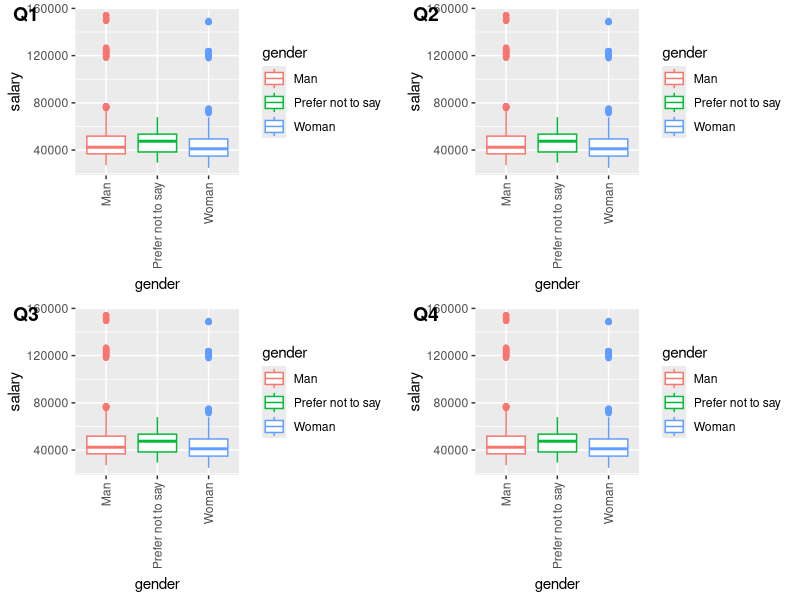
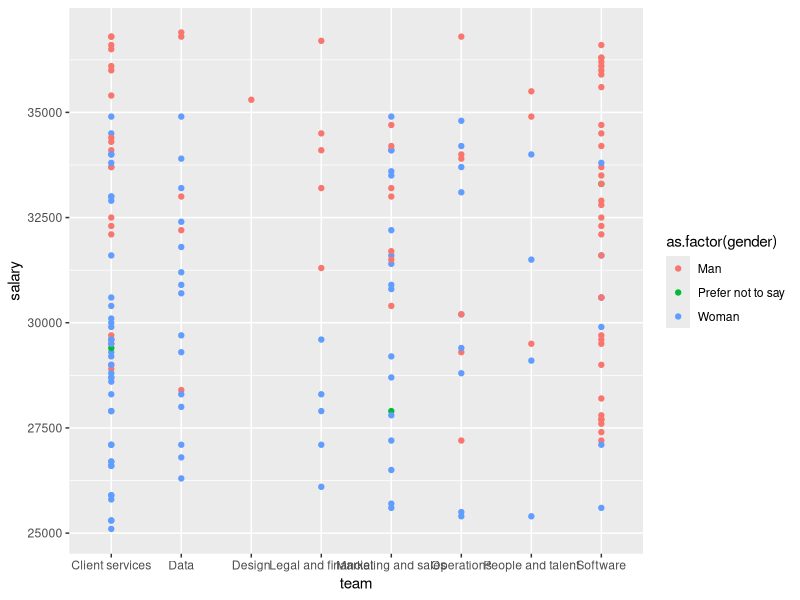
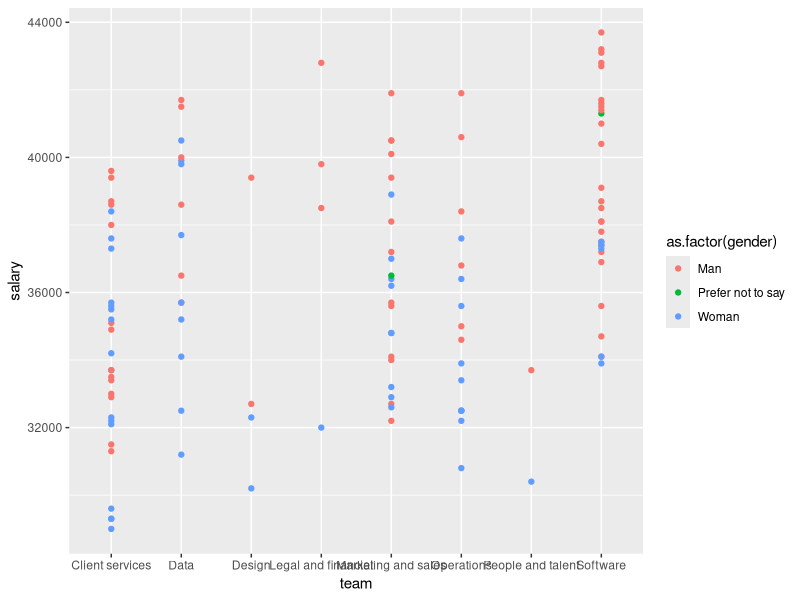
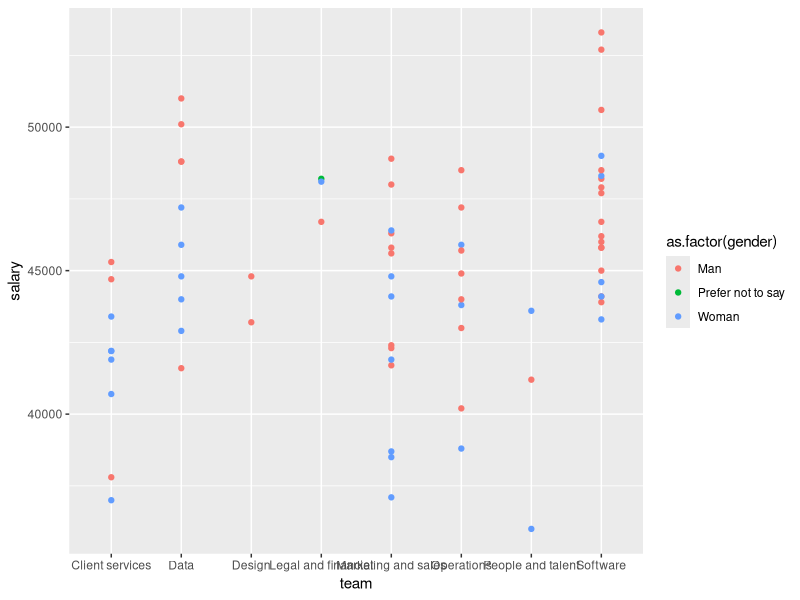
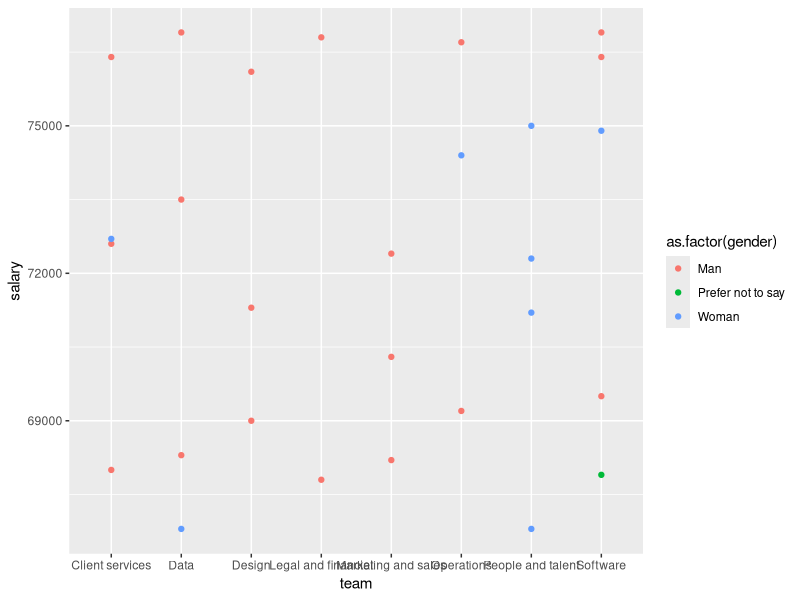
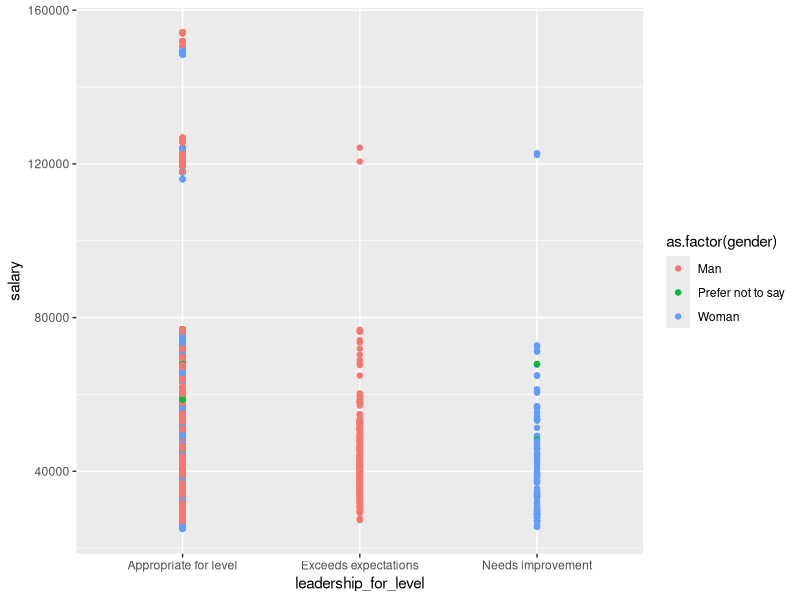
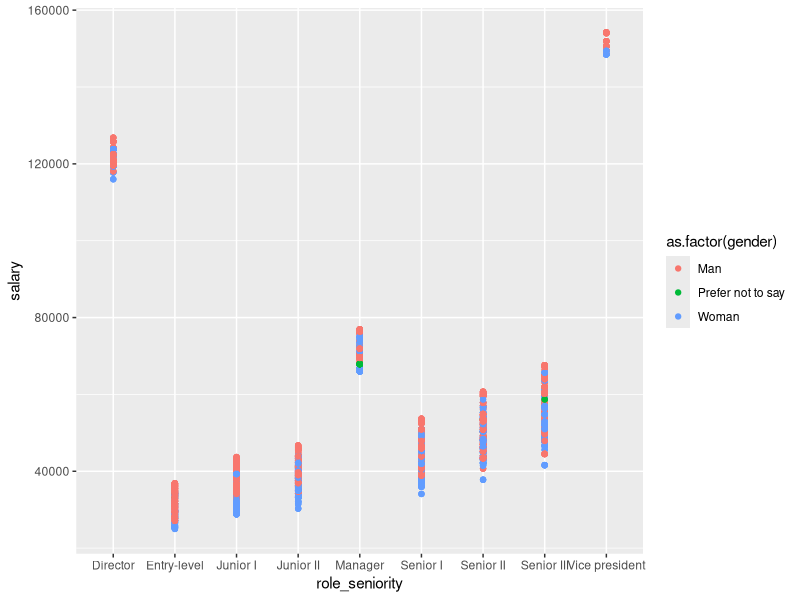
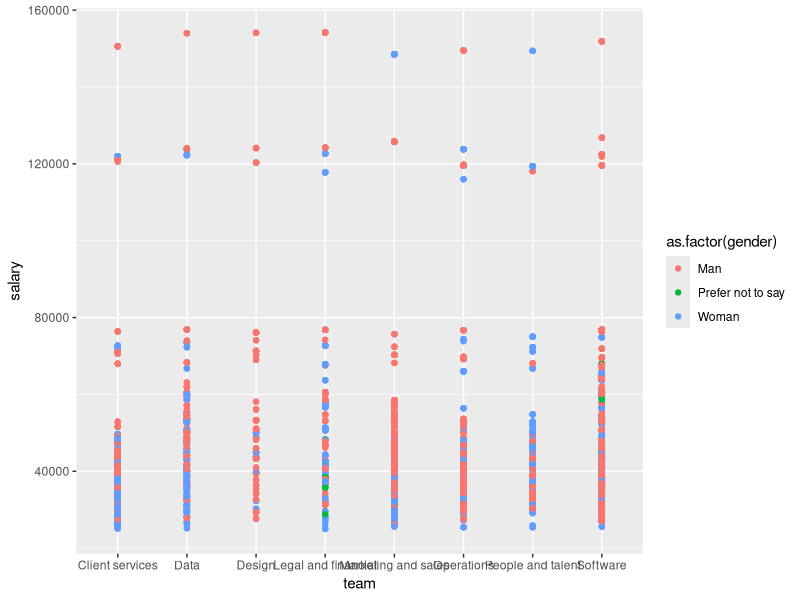

These figures' R source, in order:
## ---- chunk 1
library(lmtest)
library(tidyverse)
library(cowplot)
library(lme4)
library(ggpubr)
# this should supress all code and messages
knitr::opts_chunk$set(echo = FALSE, message = FALSE)
## ---- chunk 2
# Import cleaned data
current <- read_csv("clean/current.csv")
final_hires <- read_csv("clean/final-hires-newgrad_2020.csv")
phase1_new_applicants <- read_csv("clean/phase1_new.csv")
phase2_new_applicants <- read_csv("clean/phase2_new.csv")
phase3_new_applicants <- read_csv("clean/phase3_new.csv")
## ---- chunk 3
#edit axis label (name)
salary_by_gender_q1 <- current %>% filter(substring(financial_q, nchar(financial_q)) == '1') %>% ggplot(aes(x = gender, y = salary)) + geom_boxplot(aes(colour = gender)) + theme(axis.text.x = element_text(angle = 90, vjust = 0.5, hjust=1))
salary_by_gender_q2 <- current %>% filter(substring(financial_q, nchar(financial_q)) == '1') %>% ggplot(aes(x = gender, y = salary)) + geom_boxplot(aes(colour = gender)) + theme(axis.text.x = element_text(angle = 90, vjust = 0.5, hjust=1))
salary_by_gender_q3 <- current %>% filter(substring(financial_q, nchar(financial_q)) == '1') %>% ggplot(aes(x = gender, y = salary)) + geom_boxplot(aes(colour = gender))+ theme(axis.text.x = element_text(angle = 90, vjust = 0.5, hjust=1))
salary_by_gender_q4 <- current %>% filter(substring(financial_q, nchar(financial_q)) == '1') %>% ggplot(aes(x = gender, y = salary)) + geom_boxplot(aes(colour = gender))+ theme(axis.text.x = element_text(angle = 90, vjust = 0.5, hjust=1))
gender_salary <- plot_grid(salary_by_gender_q1, salary_by_gender_q2, salary_by_gender_q3, salary_by_gender_q4, labels = c("Q1","Q2","Q3","Q4"), ncol = 2, nrow = 2)
gender_salary
## ---- chunk 4
ldr_slry <- current %>% 
  filter(financial_q == '2020 Q1') %>% 
  group_by(employee_id) %>% 
  ggplot(aes(x = productivity, y = salary, color = as.factor(leadership_for_level)))+
  geom_point()+
  labs(color = "Leadership Score")
## ---- chunk 5
lvl_slry <- current %>% 
  filter(financial_q == '2020 Q1') %>% 
  group_by(employee_id) %>% 
  ggplot(aes(x = productivity, y = salary, color = as.factor(role_seniority)))+
  geom_point()
## ---- chunk 6
pro_slry <- current %>% 
  filter(financial_q == '2020 Q1') %>% 
  group_by(employee_id) %>% 
  ggplot(aes(x = productivity, y = salary, color = as.factor(gender)))+
  geom_point()
## ---- chunk 7
current %>% 
  filter(financial_q == '2020 Q4') %>% 
  filter(role_seniority == 'Entry-level') %>% 
  group_by(employee_id) %>% 
  ggplot(aes(x = team, y = salary, color = as.factor(gender)))+
  geom_point()
#ggsave("images/leadership_salary_Q1.png", width = 7, height = 4)

current %>% 
  filter(financial_q == '2020 Q4') %>% 
  filter(role_seniority == 'Junior I') %>% 
  group_by(employee_id) %>% 
  ggplot(aes(x = team, y = salary, color = as.factor(gender)))+
  geom_point()

current %>% 
  filter(financial_q == '2020 Q4') %>% 
  filter(role_seniority == 'Senior I') %>% 
  group_by(employee_id) %>% 
  ggplot(aes(x = team, y = salary, color = as.factor(gender)))+
  geom_point()

current %>% 
  filter(financial_q == '2020 Q4') %>% 
  filter(role_seniority == 'Manager') %>% 
  group_by(employee_id) %>% 
  ggplot(aes(x = team, y = salary, color = as.factor(gender)))+
  geom_point()

## ---- chunk 8
current %>% 
  group_by(employee_id) %>% 
  ggplot(aes(x = leadership_for_level, y = salary, color = as.factor(gender)))+
  geom_point()

current %>% 
  group_by(employee_id) %>% 
  ggplot(aes(x = role_seniority, y = salary, color = as.factor(gender)))+
  geom_point()

current %>% 
  group_by(employee_id) %>% 
  ggplot(aes(x = team, y = salary, color = as.factor(gender)))+
  geom_point()
## ---- chunk 9
# The main model examine the gender bias, along with other potential biases in current employee remuneration
# fixed effect: gender, seniority, quarter 
# random effect: team, leadership, productivity 
model1 <- lmer(salary ~ gender + role_seniority + financial_q + (1|team) + (1| leadership_for_level) + (1|productivity), data = current)
summary(model1)
## ---- chunk 10
# The reduced model from the main model, took productivity out from random effect
# fixed effect: gender, seniority, quarter 
# random effect: team, leadership
model2 <- lmer(salary ~ gender + role_seniority + financial_q + (1|team) + (1| leadership_for_level), data = current)
summary(model2)
# Likelihood ratio test comparing the two models, small p value indicating the second model is better
lmtest::lrtest(model1, model2)
## ---- chunk 11
# The reduced model from the main model, took productivity and team out from random effect
# fixed effect: gender, seniority, quarter 
# random effect: leadership
model3 <- lmer(salary ~ gender + role_seniority + financial_q + (1| leadership_for_level), data = current)
#summary(model3)
# Likelihood ratio test comparing the two models, small p value indicating the second model is better
lmtest::lrtest(model2, model3)
## ---- chunk 12
# The reduced model from the main model, took productivity and leadership out from random effect
# fixed effect: gender, seniority, quarter 
# random effect: team
model4 <- lmer(salary ~ gender + role_seniority + financial_q + (1| team), data = current)
#summary(model3)
# Likelihood ratio test comparing the two models, small p value indicating the second model is better
lmtest::lrtest(model3, model4)
## ---- chunk 13
phase2_new_applicants
## ---- chunk 14
phase1_new_applicants %>% ggplot(aes(x = as.character(gender), y = gpa)) + geom_boxplot()
#ggsave("images/gpa_hiring.png", gpa_if_hired)
## ---- chunk 15
gpa_if_hired <- phase1_new_applicants %>% ggplot(aes(x = as.character(final_hired), y = gpa)) + geom_boxplot()
ggsave("images/gpa_hiring.png", gpa_if_hired)
## ---- chunk 16
gpa_if_pass_phase1 <- phase1_new_applicants %>% ggplot(aes(x = as.character(pass_phase1), y = gpa)) + geom_boxplot()
ggsave("images/gpa_phase1.png", gpa_if_pass_phase1)
## ---- chunk 17
#phase1_new_applicants %>% ggplot(aes(x = as.character(final_hired), y = gpa)) + geom_point()
## ---- chunk 18
#same scale 
phase2_new_applicants %>% ggplot(aes(x = as.character(final_hired), y = speaking_skills)) + geom_boxplot()
ggsave("images/speaking_hiring.png")
## ---- chunk 19
#same scale 
phase2_new_applicants %>% ggplot(aes(x = as.character(pass_phase2), y = speaking_skills)) + geom_boxplot()
ggsave("images/speaking_phase2.png")
## ---- chunk 20
phase2_new_applicants %>% ggplot(aes(x = as.character(final_hired), y = writing_skills)) + geom_boxplot()
ggsave("images/writing_hired.png")
## ---- chunk 21
phase2_new_applicants %>% ggplot(aes(x = as.character(pass_phase2), y = writing_skills)) + geom_boxplot()
ggsave("images/writing_phase2.png")
## ---- chunk 22
phase2_new_applicants %>% ggplot(aes(x = as.character(final_hired), y = technical_skills)) + geom_boxplot()
## ---- chunk 23
phase1_new_applicants %>% 
  filter(final_hired == '1') %>% 
  group_by(applicant_id) %>% 
  ggplot(aes(x = gender, y = gpa))+
  geom_point()

phase2_new_applicants %>% 
  filter(final_hired == '1') %>% 
  group_by(applicant_id) %>% 
  ggplot(aes(x = gender, y = technical_skills))+
  geom_point()

phase2_new_applicants %>% 
  filter(final_hired == '1') %>% 
  group_by(applicant_id) %>% 
  ggplot(aes(x = gender, y = writing_skills))+
  geom_point()

phase2_new_applicants %>% 
  filter(final_hired == '1') %>% 
  group_by(applicant_id) %>% 
  ggplot(aes(x = gender, y = speaking_skills))+
  geom_point()

## ---- chunk 24
# pass_phase1 ~ gender* cv gpa cover_letter (phase1)
model2.1 <- glm(pass_phase1 ~ gender + gpa + extracurriculars + cv + work_experience, family = binomial(link = "logit"), data = phase1_new_applicants)
summary(model2.1)
## ---- chunk 25
# pass_phase2 ~ gender* cv gpa cover_letter tech writing speaking (phase2)
# everyone passed phase 1 has cv
model2.2 <- glm(pass_phase2 ~ gender + team_applied_for + cover_letter + extracurriculars + work_experience + technical_skills + writing_skills + leadership_presence + speaking_skills, family = binomial(link = "logit"), data = phase2_new_applicants)
summary(model2.2)
## ---- chunk 26
# final_hired ~ gender* cv gpa cover_letter tech writing speaking rating1 rating2 (phase3)
# everyone passed phase 1 has cv
# too few datapoints model can't converge... the only model that can converge is to use gender 
phase3_new_applicants <- phase3_new_applicants %>% mutate(avg = (interviewer_rating_1+interviewer_rating_2)/2)
model2.3 <- glm(final_hired ~ gender, family = binomial(link = "logit"), data = phase3_new_applicants)
summary(model2.3)
#table(phase3_new_applicants$gender, phase3_new_applicants$final_hired)
table(phase3_new_applicants$avg)
